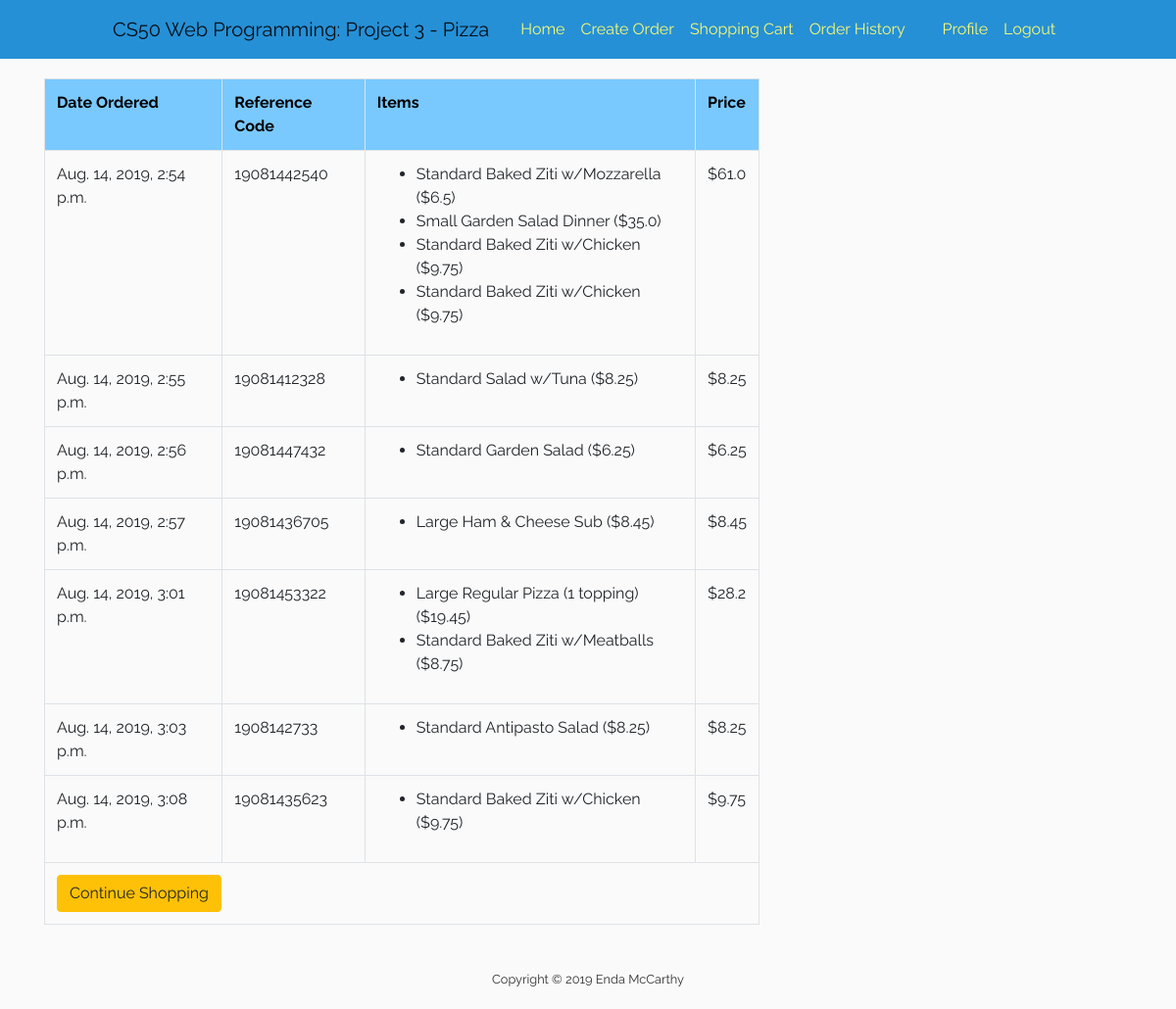
Page /orders/history/ (signed in) on the earlier database version.
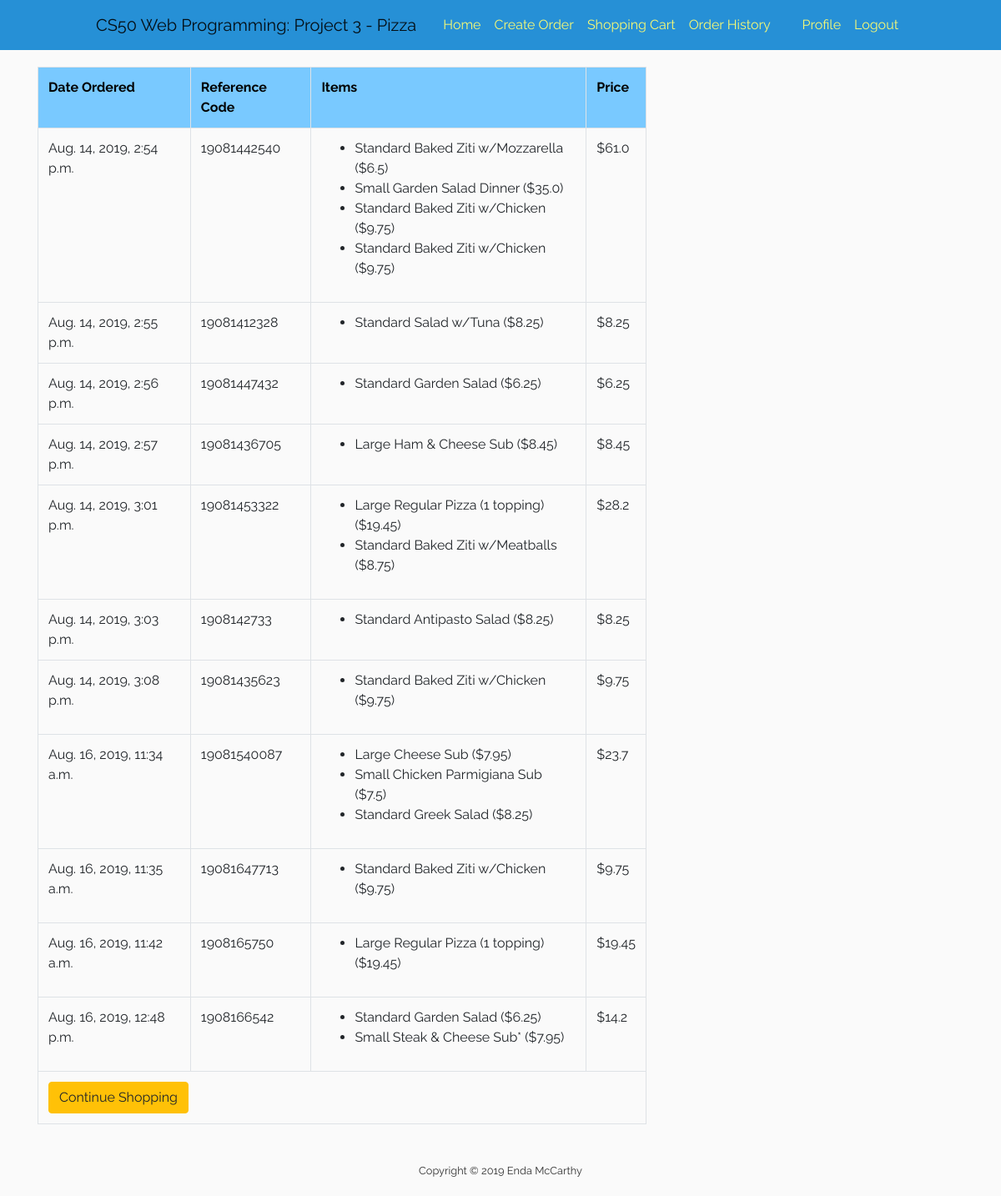
Same page on the later database version.
### shopping_cart/models.py (models this page shows, shortened)
class Order(models.Model):
    ref_code = models.CharField(max_length=15)
    owner = models.ForeignKey(Cart, on_delete=models.SET_NULL, null=True)
    is_ordered = models.BooleanField(default=False)
    items = models.ManyToManyField(OrderItem)
    date_ordered = models.DateTimeField(auto_now=True)
    def get_cart_total(self):
        return sum([item.item.price for item in self.items.all()])

class OrderItem(models.Model):
    item = models.OneToOneField(Item, on_delete=models.SET_NULL, null=True)
    is_ordered = models.BooleanField(default=False)
    date_added = models.DateTimeField(auto_now=True)
    date_ordered = models.DateTimeField(null=True)

### orders/models.py (models this page shows)
class Item(models.Model):
    meal = models.ForeignKey(Meal, on_delete=models.CASCADE)
    meal_type = models.ForeignKey(Meal_Type, on_delete=models.CASCADE)
    size = models.ForeignKey(Size, on_delete=models.CASCADE)
    meal_addition = models.ManyToManyField(Meal_Addition, blank=True)
    price = models.FloatField(default=0)
    user = models.ForeignKey(User, on_delete=models.CASCADE)
    timestamp = models.DateTimeField(auto_now_add=True, auto_now=False)
    def __str__(self):
        return f"{self.size} {self.meal_type} (${self.price})"

class Size(models.Model):
    size = models.CharField(max_length=64)
    def __str__(self):
        return f"{self.size}"

class Meal_Type(models.Model):
    name = models.CharField(max_length=64)
    meal = models.ForeignKey(Meal, on_delete=models.CASCADE, null=True)
    size = models.ManyToManyField(Size)
    meal_addition = models.ManyToManyField(Meal_Addition, blank=True)
    def __str__(self):
        return f"{self.name}"

### orders/views.py (the view)
# urls.py: path('orders/history/', views.order_history, name='orders-history'),
def order_history(request):
    my_user_cart = Cart.objects.filter(user=request.user).first()
    my_orders = Order.objects.filter(is_ordered=True, owner=my_user_cart)
    context = {
        'my_orders': my_orders
    }
    return render(request, "orders/history.html", context)

### orders/templates/orders/history.html
{% extends 'orders/base.html' %}
{% block content %}
    <div>
        <table class="table table-hover table-bordered">
            <tr>
                <th>Date Ordered</th>
                <th>Reference Code</th>
                <th>Items</th>
                <th>Price</th>
            </tr>
            {% for order in my_orders %}
                <tr>
                    <td>{{ order.date_ordered }}</td>
                    <td>{{ order.ref_code }}</td>
                    <td>
                        <ul>
                            {% for item in order.items.all %}
                                <li>
                                    {{ item.item }}
                                </li>
                            {% endfor %}
                        </ul>
                    </td>
                    <td>${{ order.get_cart_total }}</td>
                </tr>
            {% empty %}
                <tr>
                    <td colspan="4"> You have no orders.</td>
                </tr>
            {% endfor %}
            <tr>
                <td colspan="4">
                    <a href="{% url 'orders-create' %}" class="btn btn-warning pull-left">
                        {% if not order %}Continue Shopping{% else %}Add Items to Cart {% endif %}
                    </a>
                </td>
            </tr>
        </table>
    </div>
{% endblock %}

Differences in the rows shown:
now on this page (row edited): Order: date_ordered "Aug. 16, 2019, 11:34 a.m.", ref_code "19081540087", get_cart_total "23.7"
now on this page (row edited): OrderItem: item "Large Cheese Sub ($7.95)", shown under "Aug. 16, 2019, 11:34 a.m."
now on this page (row edited): OrderItem: item "Small Chicken Parmigiana Sub ($7.5)", shown under "Aug. 16, 2019, 11:34 a.m."
now on this page (row edited): OrderItem: item "Standard Greek Salad ($8.25)", shown under "Aug. 16, 2019, 11:34 a.m."
added Order: date_ordered "Aug. 16, 2019, 11:35 a.m.", ref_code "19081647713", get_cart_total "9.75"
added OrderItem: item "Standard Baked Ziti w/Chicken ($9.75)", shown under "Aug. 16, 2019, 11:35 a.m."
added Order: date_ordered "Aug. 16, 2019, 11:42 a.m.", ref_code "1908165750", get_cart_total "19.45"
added OrderItem: item "Large Regular Pizza (1 topping) ($19.45)", shown under "Aug. 16, 2019, 11:42 a.m."
added Order: date_ordered "Aug. 16, 2019, 12:48 p.m.", ref_code "1908166542", get_cart_total "14.2"
added OrderItem: item "Standard Garden Salad ($6.25)", shown under "Aug. 16, 2019, 12:48 p.m."
added OrderItem: item "Small Steak & Cheese Sub* ($7.95)", shown under "Aug. 16, 2019, 12:48 p.m."
